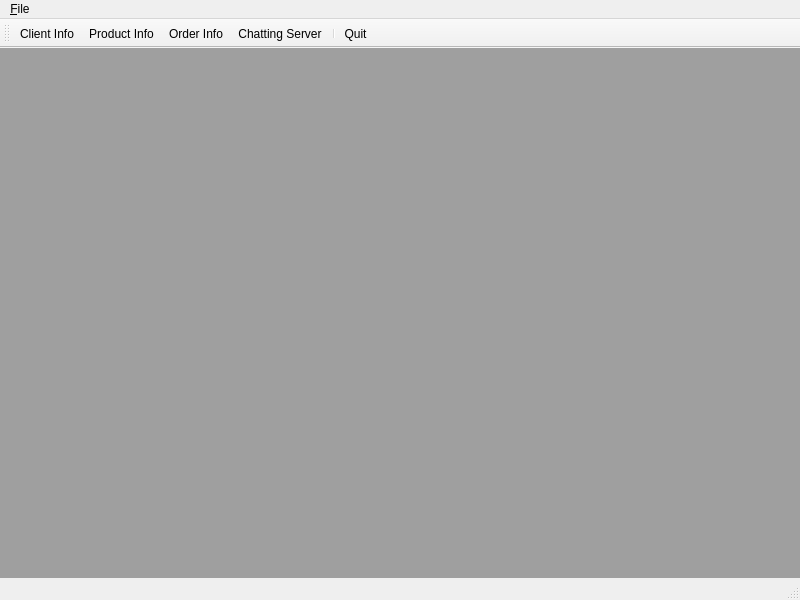
<?xml version="1.0" encoding="UTF-8"?>
<ui version="4.0">
 <class>MainWindow</class>
 <widget class="QMainWindow" name="MainWindow">
  <property name="geometry">
   <rect>
    <x>0</x>
    <y>0</y>
    <width>800</width>
    <height>600</height>
   </rect>
  </property>
  <property name="windowTitle">
   <string>MainWindow</string>
  </property>
  <widget class="QWidget" name="centralwidget">
   <layout class="QHBoxLayout" name="horizontalLayout">
    <property name="leftMargin">
     <number>0</number>
    </property>
    <property name="topMargin">
     <number>0</number>
    </property>
    <property name="rightMargin">
     <number>0</number>
    </property>
    <property name="bottomMargin">
     <number>0</number>
    </property>
    <item>
     <widget class="QMdiArea" name="mdiArea">
      <property name="viewMode">
       <enum>QMdiArea::TabbedView</enum>
      </property>
      <property name="documentMode">
       <bool>true</bool>
      </property>
      <property name="tabsClosable">
       <bool>false</bool>
      </property>
     </widget>
    </item>
   </layout>
  </widget>
  <widget class="QMenuBar" name="menubar">
   <property name="geometry">
    <rect>
     <x>0</x>
     <y>0</y>
     <width>800</width>
     <height>17</height>
    </rect>
   </property>
   <widget class="QMenu" name="menu_File">
    <property name="title">
     <string>&amp;File</string>
    </property>
    <addaction name="separator"/>
    <addaction name="actionQuit"/>
   </widget>
   <addaction name="menu_File"/>
  </widget>
  <widget class="QStatusBar" name="statusbar"/>
  <widget class="QToolBar" name="toolBar">
   <property name="windowTitle">
    <string>toolBar</string>
   </property>
   <attribute name="toolBarArea">
    <enum>TopToolBarArea</enum>
   </attribute>
   <attribute name="toolBarBreak">
    <bool>false</bool>
   </attribute>
   <addaction name="actionClient"/>
   <addaction name="actionProduct"/>
   <addaction name="actionOrder"/>
   <addaction name="actionChatting"/>
   <addaction name="separator"/>
   <addaction name="actionQuit"/>
  </widget>
  <action name="actionQuit">
   <property name="icon">
    <iconset theme="applications-system" resource="CSApp.qrc">
     <normaloff>:/images/quit.png</normaloff>:/images/quit.png</iconset>
   </property>
   <property name="text">
    <string>Quit</string>
   </property>
  </action>
  <action name="actionClient">
   <property name="icon">
    <iconset resource="CSApp.qrc">
     <normaloff>:/images/client.png</normaloff>:/images/client.png</iconset>
   </property>
   <property name="text">
    <string>Client Info</string>
   </property>
   <property name="shortcut">
    <string>Ctrl+1</string>
   </property>
  </action>
  <action name="actionProduct">
   <property name="icon">
    <iconset resource="CSApp.qrc">
     <normaloff>:/images/product.png</normaloff>:/images/product.png</iconset>
   </property>
   <property name="text">
    <string>Product Info</string>
   </property>
   <property name="shortcut">
    <string>Ctrl+2</string>
   </property>
  </action>
  <action name="actionOrder">
   <property name="icon">
    <iconset resource="CSApp.qrc">
     <normaloff>:/images/order.png</normaloff>:/images/order.png</iconset>
   </property>
   <property name="text">
    <string>Order Info</string>
   </property>
   <property name="shortcut">
    <string>Ctrl+3</string>
   </property>
  </action>
  <action name="actionChatting">
   <property name="icon">
    <iconset resource="CSApp.qrc">
     <normaloff>:/images/chat.png</normaloff>:/images/chat.png</iconset>
   </property>
   <property name="text">
    <string>Chatting Server</string>
   </property>
   <property name="toolTip">
    <string>Chatting Server</string>
   </property>
   <property name="shortcut">
    <string>Ctrl+4</string>
   </property>
  </action>
 </widget>
 <resources>
  <include location="CSApp.qrc"/>
 </resources>
 <connections>
  <connection>
   <sender>actionQuit</sender>
   <signal>triggered()</signal>
   <receiver>MainWindow</receiver>
   <slot>close()</slot>
   <hints>
    <hint type="sourcelabel">
     <x>-1</x>
     <y>-1</y>
    </hint>
    <hint type="destinationlabel">
     <x>399</x>
     <y>299</y>
    </hint>
   </hints>
  </connection>
 </connections>
</ui>
